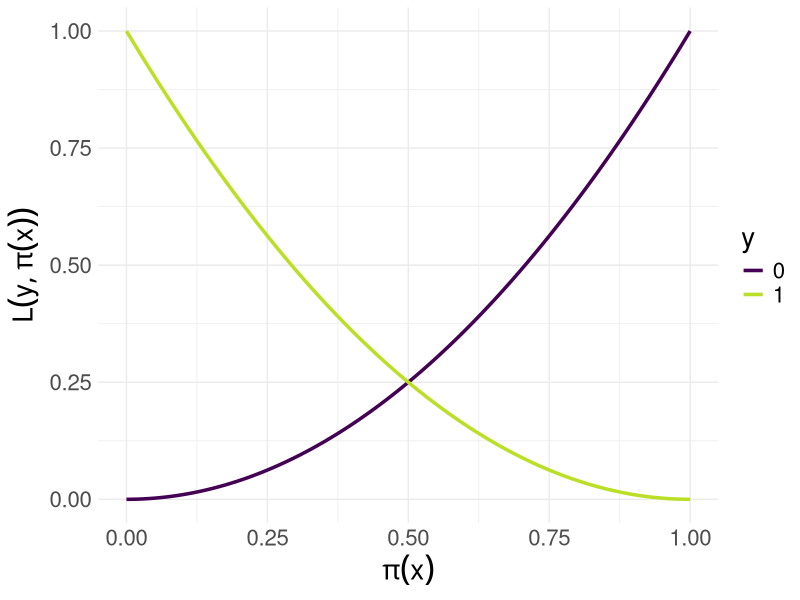
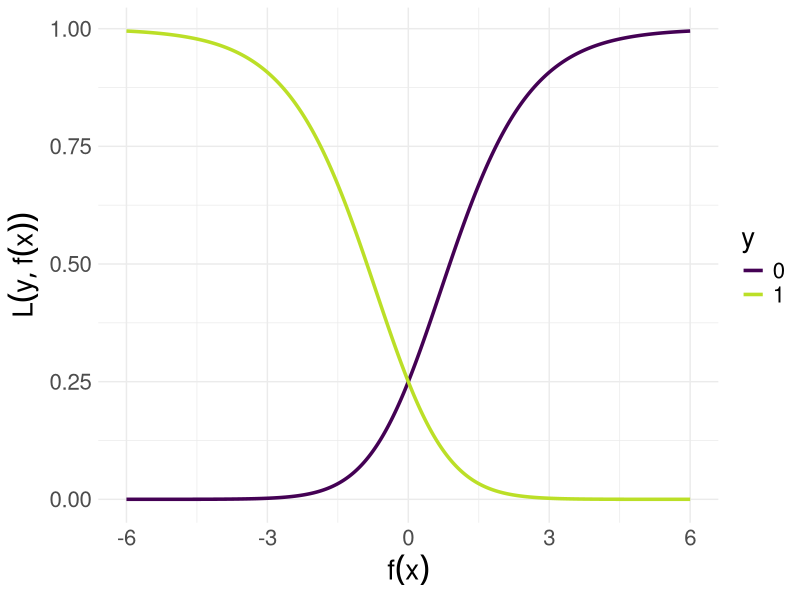
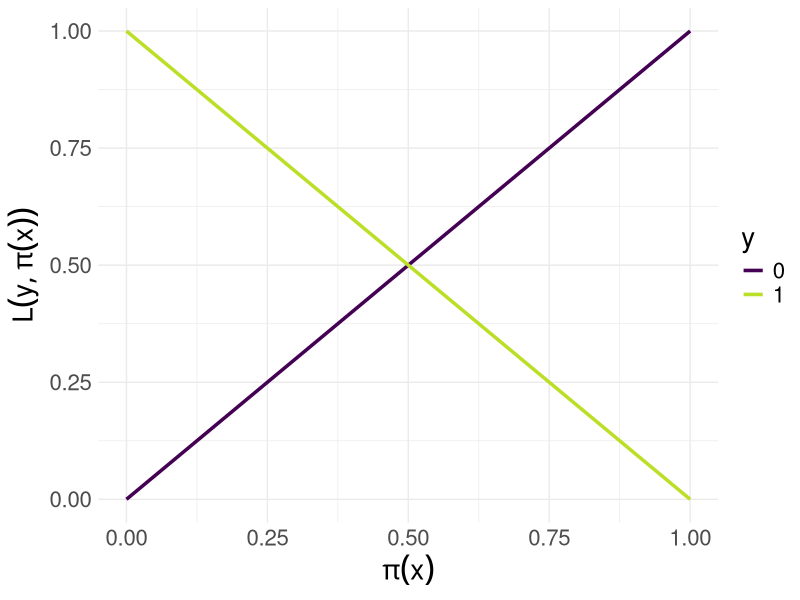
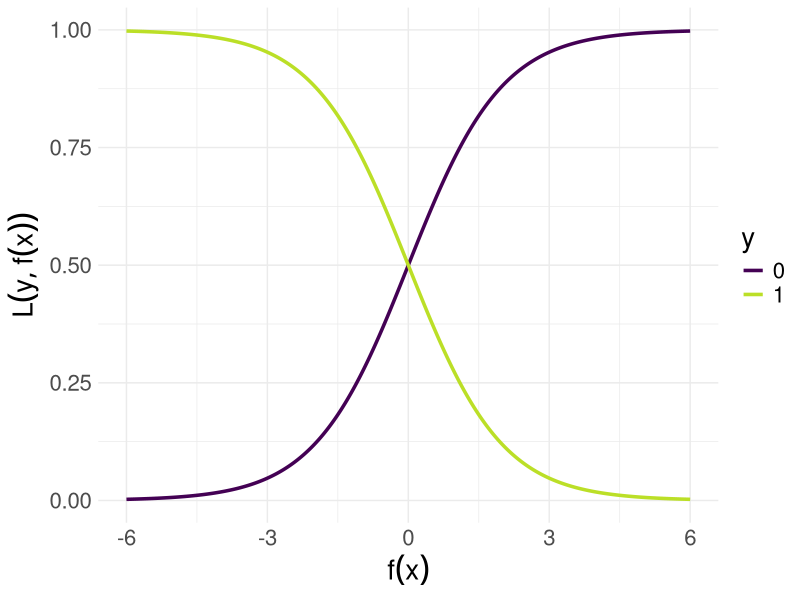
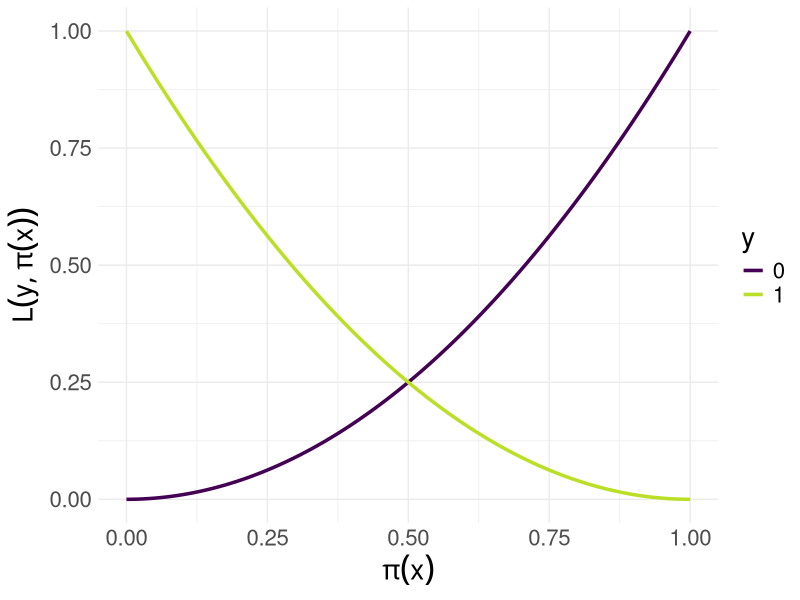
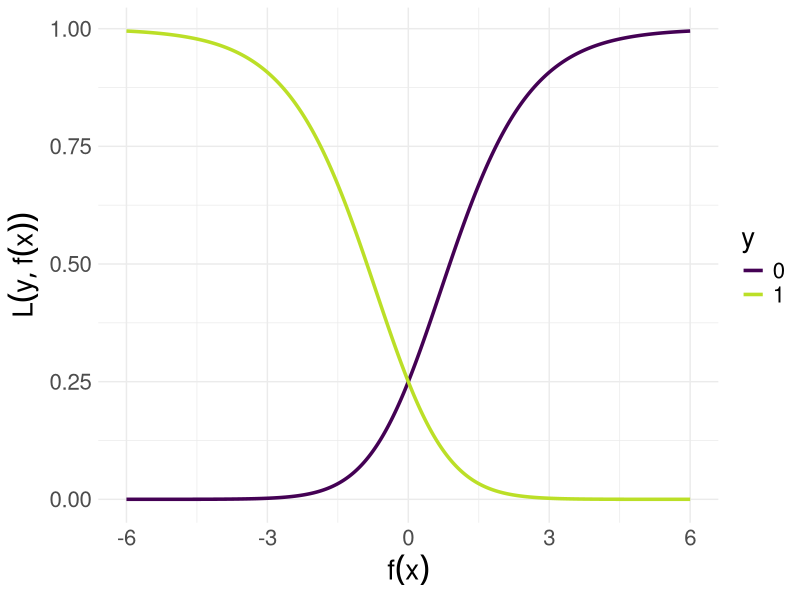
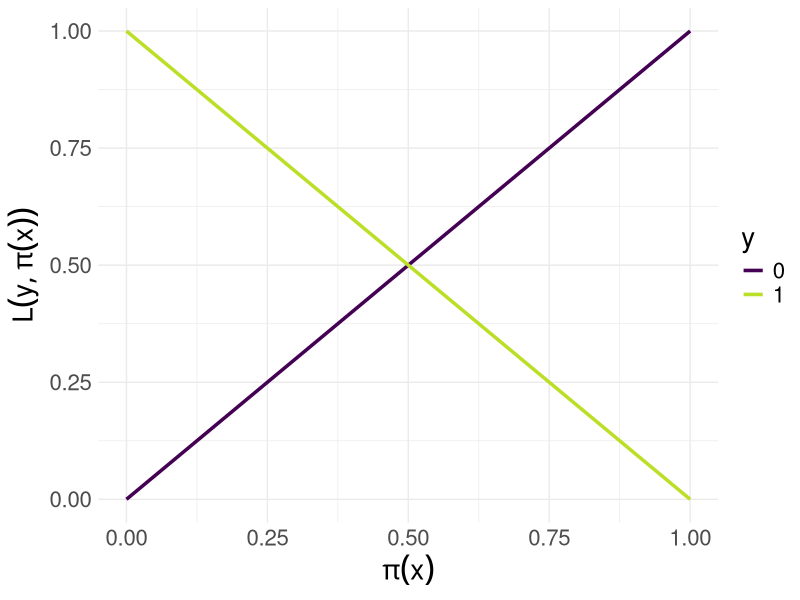
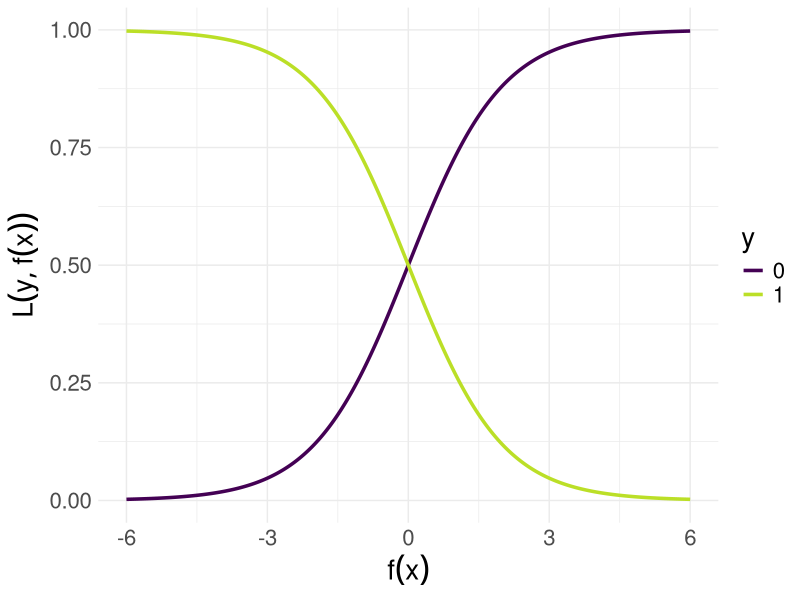

Recreate these plots in R, in order.
# ------------------------------------------------------------------------------
# classification bernoulli

# This script generates four plots for binary classification loss functions.
# 1. The Brier score on probabilities, where for a given prob pi:
#    - For y = 1, the loss is (1-pi)^2.
#    - For y = 0, the loss is pi^2.
# 2. The Brier score on score function, where for a given score f:
#    - For y = 1, the loss is (1-sigmoid(f))^2.
#    - For y = 0, the loss is sigmoid(f)^2.
# 3. The L1 loss (absolute error) on probabilities.
#    For a predicted probability p in [0,1]:
#    - For y = 1, L1 loss is 1 - p.
#    - For y = 0, L1 loss is p.
# 4. The L1 loss (absolute error) on score functions.
#    For sigmoid(f) in [0,1]:
#    - For y = 1, L1 loss is 1 - sigmoid(f).
#    - For y = 0, L1 loss is sigmoid(f).
# Both plots are generated with ggplot2 and saved as PNG files.
# ------------------------------------------------------------------------------

library(ggplot2)

# DATA FOR BRIER SCORE ---------------------------------------------------------

# on prob
x <- seq(0, 1, by = 0.01)
df <- rbind(
  data.frame(x, y = 1, pi = (1 - x)^2),
  data.frame(x, y = 0, pi = x^2)
)
df$y <- as.factor(df$y)

# on score
x2 <- seq(-6, 6, by = 0.01)
sigmoid <- function(z) 1 / (1 + exp(-z))
df2 <- rbind(
  data.frame(x = x2, y = 1, pi = (sigmoid(x2) - 1)^2),
  data.frame(x = x2, y = 0, pi = (sigmoid(x2) - 0)^2)
)
df2$y <- as.factor(df2$y)

# PLOT: Brier Score ------------------------------------------------------------
p <- ggplot(data = df, aes(x = x, y = pi, color = y)) + 
  geom_line(size = 1.2) + 
  xlab(expression(pi(x))) + 
  ylab(expression(L(y, pi(x)))) + 
  theme_minimal() +
  theme(text = element_text(size = 20)) +
  scale_color_viridis_d(end = 0.9)
p
ggsave("../figure/brier_and_l1_brier.png", p, height = 4, width = 9)

p2 <- ggplot(data = df2, aes(x = x, y = pi, color = y)) + 
  geom_line(size = 1.2) + 
  xlab(expression(f(x))) + 
  ylab(expression(L(y, f(x)))) + 
  theme_minimal() +
  theme(text = element_text(size = 20)) +
  scale_color_viridis_d(end = 0.9)
p2
ggsave("../figure/brier_and_l1_brier_on_score.png", p2, height = 4, width = 9)
# DATA FOR L1 LOSS ON PROBABILITIES --------------------------------------------

# on prob
p_seq <- seq(0, 1, by = 0.01)
df_l1 <- rbind(
  data.frame(p = p_seq, y = 1, loss = 1 - p_seq),
  data.frame(p = p_seq, y = 0, loss = p_seq)
)
df_l1$y <- as.factor(df_l1$y)

# on score
f_seq <- seq(-6, 6, by = 0.01)
sigmoid <- function(f) 1 / (1 + exp(-f))
df_l1_score <- rbind(
  data.frame(f = f_seq, y = 1, loss = abs(sigmoid(f_seq) - 1)),
  data.frame(f = f_seq, y = 0, loss = abs(sigmoid(f_seq) - 0))
)
df_l1_score$y <- as.factor(df_l1_score$y)

# PLOT: L1 Loss ---------------------------------------------------------------
p_l1 <- ggplot(data = df_l1, aes(x = p, y = loss, color = y)) + 
  geom_line(size = 1.2) + 
  xlab(expression(pi(x))) + 
  ylab(expression(L(y, pi(x)))) + 
  theme_minimal() +
  theme(text = element_text(size = 20)) +
  scale_color_viridis_d(end = 0.9)
p_l1
ggsave("../figure/brier_and_l1_l1.png", p_l1, height = 4, width = 9)

p_l1_score <- ggplot(data = df_l1_score, aes(x = f, y = loss, color = y)) + 
  geom_line(size = 1.2) + 
  xlab(expression(f(x))) + 
  ylab(expression(L(y, f(x)))) + 
  theme_minimal() +
  theme(text = element_text(size = 20)) +
  scale_color_viridis_d(end = 0.9)
p_l1_score
ggsave("../figure/brier_and_l1_l1_on_score.png", p_l1_score, height = 4, width = 9)
